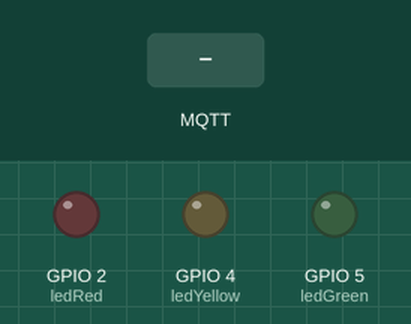
Recording of a sketch running on a simulated ESP32. Shown: output pins drawn as LEDs (lit = HIGH). Dashed ring = blinking. Inputs (shaded band) come from the test bench. WiFi joins after 1.5 s; servers stay silent unless stated; random numbers use the default seed unless the sketch sets one; no MQTT or app messages arrive unless stated; what the sketch prints to the serial monitor is not drawn.

Above: at 2.7 s.
2.8 s: MQTT message "iotfrontier/humidity" arrives on the first subscribed topic
At 3.6 s:
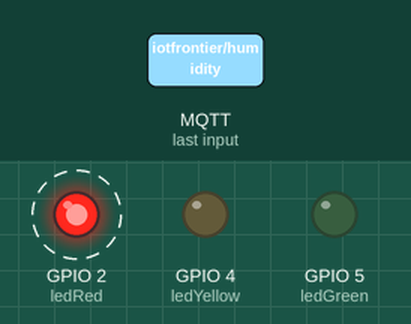
5.8 s: MQTT message "90" arrives on the first subscribed topic
At 7.3 s:
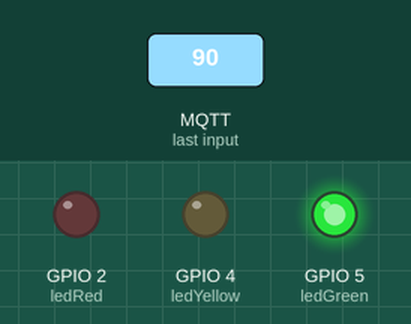
8.8 s: MQTT message "5" arrives on the first subscribed topic
At 9.6 s:
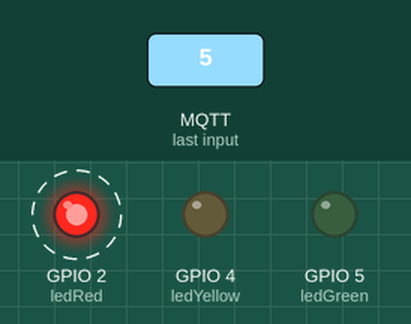
11.8 s: MQTT message "200" arrives on the first subscribed topic
At 13.2 s:
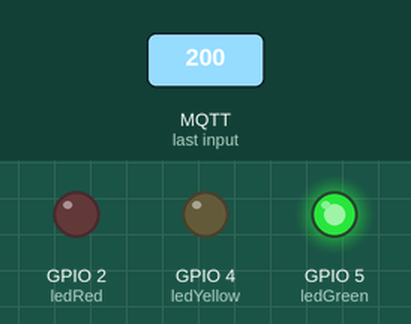
Timing chart, 0 to 15.8 s (numbered marks = the images above; inputs shaded):
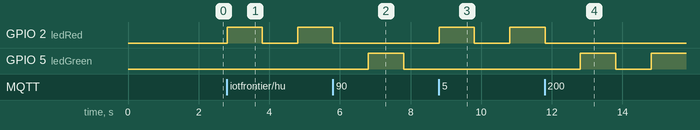

Measured:
- after the input at 2.8 s, GPIO 2 (ledRed): LOW → HIGH at once, → LOW 1.0 s later, → HIGH 1.0 s later
- after the input at 5.8 s, GPIO 5 (ledGreen): LOW → HIGH after 1.0 s, → LOW 1.0 s later
- after the input at 8.8 s, GPIO 2 (ledRed): LOW → HIGH at once, → LOW 1.0 s later, → HIGH 1.0 s later
- after the input at 11.8 s, GPIO 5 (ledGreen): LOW → HIGH after 1.0 s, → LOW 1.0 s later, → HIGH 1.0 s later

The sketch:

LEITOR_LEDS.ino
```cpp
// Inclui as bibliotecas necessárias para conexão WiFi e comunicação MQTT
#include <WiFi.h>
#include <PubSubClient.h>

// Definindo o SSID (nome da rede WiFi), a senha (nesse caso, está vazia) e o servidor MQTT
const char* ssid = "Wokwi-GUEST";
const char* password = "";
const char* mqtt_server = "broker.hivemq.com";

// Criando instâncias para o cliente WiFi e o cliente MQTT
WiFiClient espClient;
PubSubClient client(espClient);

// Definindo os pinos aos quais os LEDs estão conectados
int ledRed = 2;    // Pino do LED vermelho
int ledYellow = 4;  // Pino do LED amarelo
int ledGreen = 5;   // Pino do LED verde

// Variável para armazenar o valor da umidade
float humidity = 0;

// Definindo o tempo de piscada dos LEDs (em milissegundos)
int tempo = 1000;

// Variáveis para controlar qual LED está aceso (inicialmente, todos desligados)
bool ledRedOn = false;
bool ledYellowOn = false;
bool ledGreenOn = false;

// Função para conectar ao WiFi
void setup_wifi() {
  delay(10);  // Pequeno atraso para garantir que tudo esteja pronto
  Serial.println();  // Pular linha no monitor serial
  Serial.print("Conectando a ");
  Serial.println(ssid);  // Exibe no serial a rede WiFi à qual está tentando se conectar

  WiFi.begin(ssid, password);  // Inicia a conexão WiFi

  // Loop que espera a conexão ser estabelecida
  while (WiFi.status() != WL_CONNECTED) {
    delay(500);  // Espera 500ms
    Serial.print(".");  // Exibe um ponto no monitor serial enquanto espera
  }

  // Quando conectado, exibe mensagens de sucesso e o endereço IP obtido
  Serial.println();
  Serial.println("WiFi conectado!");
  Serial.println("Endereço IP: ");
  Serial.println(WiFi.localIP());
}

// Função de callback chamada quando uma mensagem MQTT é recebida
void callback(char* topic, byte* payload, unsigned int length) {
  Serial.print("Mensagem recebida [");
  Serial.print(topic);
  Serial.print("] ");

  // Converte o payload recebido em uma string
  String message;
  for (int i = 0; i < length; i++) {
    message += (char)payload[i];
  }
  Serial.println(message);

  // Verifica se o tópico é o esperado (umidade) e converte a mensagem em um valor de float
  if (String(topic) == "iotfrontier/humidity") {
    humidity = message.toFloat();
    verificarUmidade();  // Chama a função que define qual LED piscará com base na umidade
  }
}

// Função que verifica a umidade e define qual LED deve piscar
void verificarUmidade() {
  // Se a umidade for menor que 40%, pisca o LED vermelho
  if (humidity < 40) {
    ledRedOn = true;
    ledYellowOn = false;
    ledGreenOn = false;
    Serial.println("Umidade baixa - LED vermelho piscando.");

  // Se a umidade estiver entre 40% e 70%, pisca o LED amarelo
  } else if (humidity < 70) {
    ledRedOn = false;
    ledYellowOn = true;
    ledGreenOn = false;
    Serial.println("Umidade moderada - LED amarelo piscando.");

  // Se a umidade for maior que 70%, pisca o LED verde
  } else {
    ledRedOn = false;
    ledYellowOn = false;
    ledGreenOn = true;
    Serial.println("Umidade alta - LED verde piscando.");
  }
}

// Função para piscar os LEDs com base nas variáveis de controle
void piscarLEDs() {
  // Se o LED vermelho estiver ativado, pisca ele
  if (ledRedOn) {
    digitalWrite(ledRed, HIGH);  // Acende o LED
    delay(tempo);  // Espera
    digitalWrite(ledRed, LOW);   // Apaga o LED
    delay(tempo);  // Espera novamente
  }

  // Se o LED amarelo estiver ativado, pisca ele
  if (ledYellowOn) {
    digitalWrite(ledYellow, HIGH);  // Acende o LED
    delay(tempo);  // Espera
    digitalWrite(ledYellow, LOW);   // Apaga o LED
    delay(tempo);  // Espera novamente
  }

  // Se o LED verde estiver ativado, pisca ele
  if (ledGreenOn) {
    digitalWrite(ledGreen, HIGH);  // Acende o LED
    delay(tempo);  // Espera
    digitalWrite(ledGreen, LOW);   // Apaga o LED
    delay(tempo);  // Espera novamente
  }
}

// Função para reconectar ao broker MQTT caso a conexão seja perdida
void reconnect() {
  // Enquanto não estiver conectado ao MQTT, tenta reconectar
  while (!client.connected()) {
    Serial.print("Tentando conexão MQTT...");
    String clientId = "ESP32Client-";  // Gera um ID de cliente aleatório
    clientId += String(random(0xffff), HEX);

    // Se a conexão for bem-sucedida, exibe mensagem e se inscreve no tópico
    if (client.connect(clientId.c_str())) {
      Serial.println("Conectado!");
      client.subscribe("iotfrontier/humidity");  // Inscreve no tópico de umidade
    } else {
      // Se falhar, exibe o código de erro e tenta novamente após 5 segundos
      Serial.print("Falhou, rc=");
      Serial.print(client.state());
      Serial.println(" Tentando novamente em 5 segundos...");
      delay(5000);
    }
  }
}

// Função de setup que é executada uma vez ao iniciar
void setup() {
  Serial.begin(115200);  // Inicializa a comunicação serial com baud rate de 115200
  setup_wifi();  // Conecta ao WiFi

  // Configura o servidor MQTT e define a função de callback
  client.setServer(mqtt_server, 1883);
  client.setCallback(callback);

  // Define os pinos dos LEDs como saída
  pinMode(ledRed, OUTPUT);
  pinMode(ledYellow, OUTPUT);
  pinMode(ledGreen, OUTPUT);
}

// Função de loop que é executada continuamente
void loop() {
  // Verifica se está conectado ao servidor MQTT, se não, tenta reconectar
  if (!client.connected()) {
    reconnect();
  }
  client.loop();  // Mantém a conexão MQTT ativa

  piscarLEDs();  // Chama a função para piscar os LEDs de acordo com a umidade
}
```
